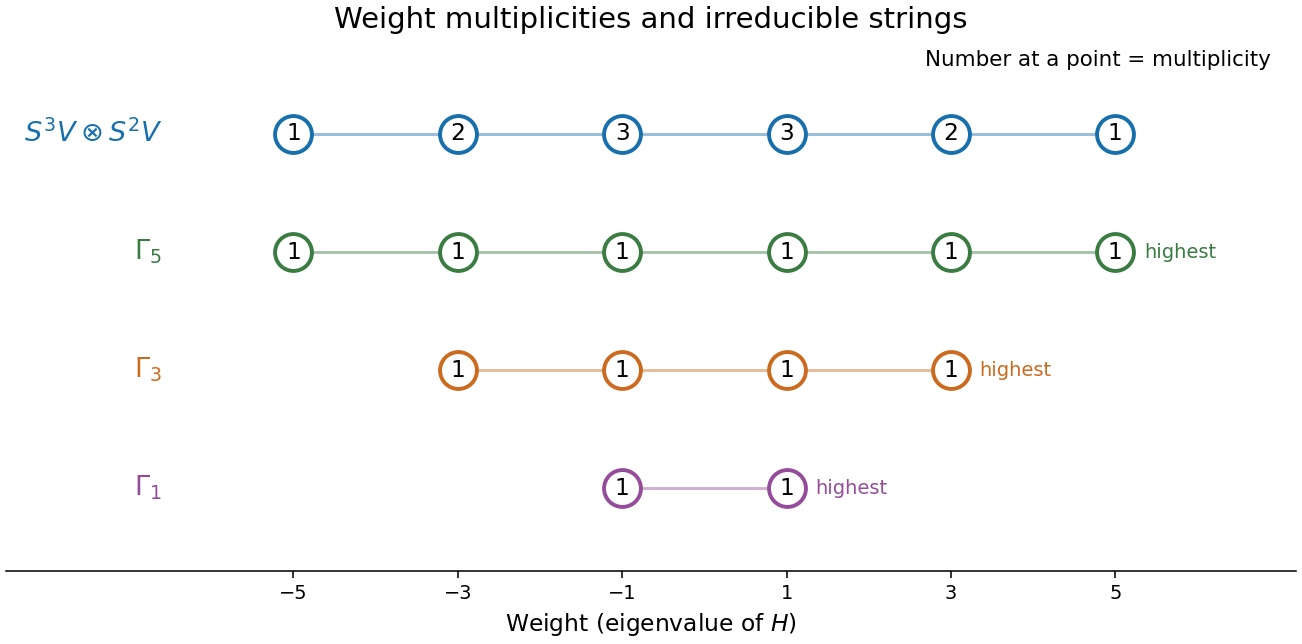

Python code for this plot:
"""sl2 tensor weight diagrams. Outputs paper-1-sl2-weights.png in caller CWD.
Tested Python 3.14.4, matplotlib 3.10.7, numpy 2.3.5; respects caller MPLCONFIGDIR.
"""
import matplotlib
matplotlib.use('Agg')
import matplotlib.pyplot as plt

fig,ax=plt.subplots(figsize=(9.3,4.6),layout='constrained')
rows=[(3,[-5,-3,-1,1,3,5],[1,2,3,3,2,1],r'$S^3V\otimes S^2V$'),
      (2,[-5,-3,-1,1,3,5],[1]*6,r'$\Gamma_5$'),
      (1,[-3,-1,1,3],[1]*4,r'$\Gamma_3$'),
      (0,[-1,1],[1]*2,r'$\Gamma_1$')]
colors=['#176fac','#3a7c42','#cb6b20','#954d9b']
for k,(y,weights,mults,title) in enumerate(rows):
    ax.plot([min(weights),max(weights)],[y,y],color=colors[k],alpha=.45,zorder=1)
    ax.scatter(weights,[y]*len(weights),s=360,c='white',edgecolors=colors[k],linewidths=2,zorder=2)
    for x,m in zip(weights,mults):ax.text(x,y,str(m),ha='center',va='center',fontsize=12,zorder=3)
    ax.text(-6.6,y,title,ha='right',va='center',fontsize=14,color=colors[k])
    if k:ax.text(max(weights)+.35,y,'highest',va='center',fontsize=10,color=colors[k])
ax.set_xlim(-8.5,7.2);ax.set_ylim(-.7,3.8)
ax.set_xticks(range(-5,6,2));ax.set_yticks([])
ax.set_xlabel(r'Weight (eigenvalue of $H$)',fontsize=12)
ax.set_title('Weight multiplicities and irreducible strings',fontsize=15)
for side in ['left','right','top']:ax.spines[side].set_visible(False)
ax.text(.98,.98,'Number at a point = multiplicity',transform=ax.transAxes,ha='right',va='top',fontsize=11)
fig.savefig('paper-1-sl2-weights.png',dpi=140,facecolor='white',transparent=False)
plt.close(fig)
